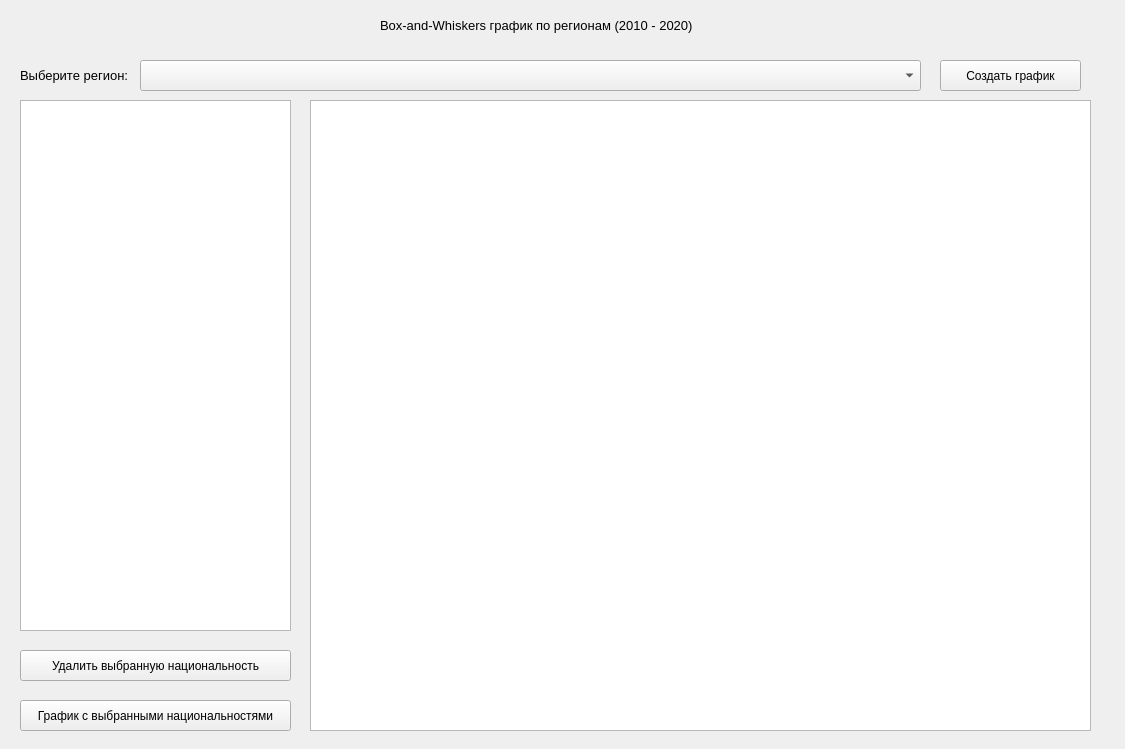
<?xml version="1.0" encoding="UTF-8"?>
<ui version="4.0">
 <class>Form</class>
 <widget class="QWidget" name="Form">
  <property name="geometry">
   <rect>
    <x>0</x>
    <y>0</y>
    <width>1125</width>
    <height>749</height>
   </rect>
  </property>
  <property name="windowTitle">
   <string>Form</string>
  </property>
  <widget class="QLabel" name="label">
   <property name="geometry">
    <rect>
     <x>380</x>
     <y>0</y>
     <width>371</width>
     <height>51</height>
    </rect>
   </property>
   <property name="text">
    <string>&lt;html&gt;&lt;head/&gt;&lt;body&gt;&lt;p&gt;&lt;span style=&quot; font-size:10pt;&quot;&gt;Box-and-Whiskers график по регионам (2010 - 2020)&lt;/span&gt;&lt;/p&gt;&lt;/body&gt;&lt;/html&gt;</string>
   </property>
  </widget>
  <widget class="QLabel" name="label_2">
   <property name="geometry">
    <rect>
     <x>20</x>
     <y>60</y>
     <width>111</width>
     <height>31</height>
    </rect>
   </property>
   <property name="text">
    <string>&lt;html&gt;&lt;head/&gt;&lt;body&gt;&lt;p&gt;&lt;span style=&quot; font-size:10pt;&quot;&gt;Выберите регион: &lt;/span&gt;&lt;/p&gt;&lt;/body&gt;&lt;/html&gt;</string>
   </property>
  </widget>
  <widget class="QGraphicsView" name="graphicsView">
   <property name="geometry">
    <rect>
     <x>310</x>
     <y>100</y>
     <width>781</width>
     <height>631</height>
    </rect>
   </property>
  </widget>
  <widget class="QPushButton" name="pushButton">
   <property name="geometry">
    <rect>
     <x>940</x>
     <y>60</y>
     <width>141</width>
     <height>31</height>
    </rect>
   </property>
   <property name="text">
    <string>Создать график</string>
   </property>
  </widget>
  <widget class="QComboBox" name="comboBox">
   <property name="geometry">
    <rect>
     <x>140</x>
     <y>60</y>
     <width>781</width>
     <height>31</height>
    </rect>
   </property>
  </widget>
  <widget class="QTableView" name="tableView">
   <property name="geometry">
    <rect>
     <x>20</x>
     <y>100</y>
     <width>271</width>
     <height>531</height>
    </rect>
   </property>
  </widget>
  <widget class="QPushButton" name="pushButton_2">
   <property name="geometry">
    <rect>
     <x>20</x>
     <y>650</y>
     <width>271</width>
     <height>31</height>
    </rect>
   </property>
   <property name="text">
    <string>Удалить выбранную национальность</string>
   </property>
  </widget>
  <widget class="QPushButton" name="pushButton_3">
   <property name="geometry">
    <rect>
     <x>20</x>
     <y>700</y>
     <width>271</width>
     <height>31</height>
    </rect>
   </property>
   <property name="text">
    <string>График с выбранными национальностями</string>
   </property>
  </widget>
 </widget>
 <resources/>
 <connections/>
</ui>
